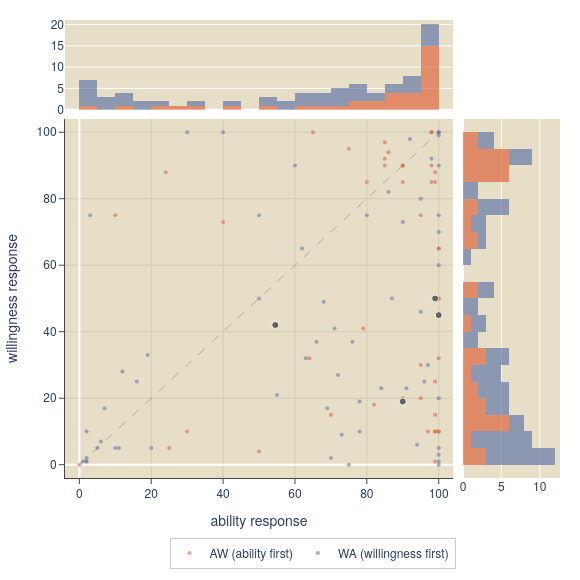

The notebook cell saved with this chart:
### Code cell
aw = trials[trials['sliderOrder'] == 'AW']
wa = trials[trials['sliderOrder'] == 'WA']

# per-item means from the correct condition + response counts
item_n = trials.groupby('itemID').size().rename('n')
item_means = (
    aw.groupby('itemID')['abilityResponse'].mean()
    .to_frame()
    .join(wa.groupby('itemID')['willingnessResponse'].mean())
    .join(trials.groupby('itemID')['actionPhrase'].first())
    .join(item_n)
    .reset_index()
    .dropna()
)

c0 = '#de6841'  # warm orange — AW
c1 = '#677aaa'  # blue-purple — WA
bg = '#e6dec7'
grid = '#d4ccb5'

import textwrap
def wrap(text, width=55):
    return '<br>'.join(textwrap.wrap(str(text), width))

trials['_q'] = trials['actionPhrase'].apply(lambda x: wrap(f'Can you {x}?'))
trials['_v'] = trials['vignette'].apply(wrap)
item_means['_q'] = item_means['actionPhrase'].apply(lambda x: wrap(f'Can you {x}?'))

pad = 4

fig = make_subplots(
    rows=2, cols=2,
    column_widths=[0.8, 0.2],
    row_heights=[0.2, 0.8],
    shared_xaxes=True,
    shared_yaxes=True,
    horizontal_spacing=0.02,
    vertical_spacing=0.02,
)

# individual responses — one trace per condition for legend
for sliderOrder, color, label in [('AW', c0, 'AW (ability first)'), ('WA', c1, 'WA (willingness first)')]:
    g = trials[trials['sliderOrder'] == sliderOrder]
    fig.add_trace(go.Scatter(
        x=g['abilityResponse'],
        y=g['willingnessResponse'],
        mode='markers',
        name=label,
        marker=dict(color=color, size=4, opacity=0.6, line=dict(width=0)),
        customdata=np.stack([g['_v'], g['_q']], axis=1),
        hovertemplate='<i>%{customdata[0]}</i><br><br><b>"%{customdata[1]}"</b><br>ability: %{x} &nbsp;|&nbsp; willingness: %{y}<extra></extra>',
        legendgroup=sliderOrder,
        showlegend=True,
    ), row=2, col=1)

# per-item means
fig.add_trace(go.Scatter(
    x=item_means['abilityResponse'],
    y=item_means['willingnessResponse'],
    mode='markers',
    name='item mean',
    marker=dict(color='#464548', size=7, opacity=0.8, line=dict(color='white', width=1)),
    customdata=np.stack([item_means['_q'], item_means['n'].astype(int)], axis=1),
    hovertemplate='<b>"%{customdata[0]}"</b><br>ability: %{x:.1f} &nbsp;|&nbsp; willingness: %{y:.1f}<br>n = %{customdata[1]}<extra></extra>',
    showlegend=False,
), row=2, col=1)

fig.add_trace(go.Scatter(
    x=[0, 100], y=[0, 100],
    mode='lines',
    line=dict(color='#464548', width=0.8, dash='dash'),
    opacity=0.4,
    showlegend=False,
    hoverinfo='skip',
), row=2, col=1)

# marginals — stacked by condition
for sliderOrder, color in [('AW', c0), ('WA', c1)]:
    g = trials[trials['sliderOrder'] == sliderOrder]
    fig.add_trace(go.Histogram(
        x=g['abilityResponse'],
        xbins=dict(start=0, end=100, size=5),
        marker_color=color, opacity=0.7,
        legendgroup=sliderOrder, showlegend=False,
    ), row=1, col=1)
    fig.add_trace(go.Histogram(
        y=g['willingnessResponse'],
        ybins=dict(start=0, end=100, size=5),
        marker_color=color, opacity=0.7,
        legendgroup=sliderOrder, showlegend=False,
    ), row=2, col=2)

axis_style = dict(showgrid=True, gridcolor=grid, gridwidth=1,
                  linecolor='#464548', linewidth=1, ticks='outside',
                  tickcolor='#464548')

fig.update_layout(
    barmode='stack',
    width=580, height=580,
    plot_bgcolor=bg,
    paper_bgcolor='white',
    margin=dict(l=60, r=20, t=20, b=90),
    font=dict(family='Avenir, Helvetica Neue, Arial'),
    legend=dict(
        orientation='h',
        x=0.5, y=-0.13,
        xanchor='center', yanchor='top',
        bgcolor='rgba(255,255,255,0.85)',
        bordercolor='#ccc', borderwidth=1,
        font=dict(size=12),
    ),
    hoverlabel=dict(
        bgcolor='rgba(255,255,255,0.45)',
        bordercolor='#464548',
        font=dict(family='Avenir, Helvetica Neue, Arial', size=13, color='#222'),
        namelength=0,
    ),
)
fig.update_xaxes(range=[-pad, 100+pad], title_text='ability response', **axis_style, row=2, col=1)
fig.update_yaxes(range=[-pad, 100+pad], title_text='willingness response', **axis_style, row=2, col=1)
fig.update_xaxes(showticklabels=False, showgrid=False, row=1, col=1)
fig.update_yaxes(showticklabels=False, showgrid=False, row=2, col=2)

fig.write_html(os.path.join(RESULTS_DIR, 'scatter_ability_willingness.html'))
fig.write_image(os.path.join(RESULTS_DIR, 'scatter_ability_willingness.png'), scale=2)
fig.show()

### Figure 1 — Plotly figure (JSON) as saved in the notebook; plotly's stock layout.template omitted (floating-point values rounded to 4 significant figures)
{"data": [{"customdata": [["A friend finds out you just upgraded to a new laptop.<br>They message you right away:", "Can you give me your old laptop now that you have a new<br>one?"], ["A close friend has a problem with their landlord but<br>hates conflict. The heat in their apartment has been<br>out for days. They ask:", "Can you call my landlord to complain about the heat<br>being out?"], ["A friend runs an open mic night and has an unexpected<br>slot open up. They think it would be funny if you<br>filled it. They say:", "Can you do a stand-up comedy set at my open mic<br>tonight?"], ["A close friend is freshening up their new apartment<br>before fully moving in. They message the group:", "Can you help me paint my new bedroom this weekend?"], ["A close friend confides they've been struggling and<br>wants professional support but doesn't know where to<br>start. They look at you and say:", "Can you help me find a good therapist to start seeing?"], ["A close friend calls you in a panic, saying the police<br>are asking where they were last night and they need an<br>alibi. Your friend says:", "Can you tell the police you were with a friend last<br>night when you weren't?"], ["A parent arrives at a subway station entrance and finds<br>the elevator is out of order. Struggling with a heavy<br>stroller while holding a baby, the parent spots you at<br>the top of the stairs and calls out:", "Can you carry a stroller up a short flight of stairs?"], ["A friend is performing in an improv comedy night and<br>knows you find improv a bit tedious. They text you<br>anyway:", "Can you come to my improv show even though you're not<br>into improv?"], ["A person from your recreational sports league explains<br>they are short on rent and won't receive their tax<br>refund for another month. After only a few months of<br>knowing each other, they look at you and say:", "Can you loan me $5,000 until I get my tax refund next<br>month?"], ["Your friend is juggling shopping bags and needs to<br>check their phone. They hold out a bag and say:", "Can you hold this for just one second?"], ["You are at the pool and your friend just got out of the<br>water, dripping wet. The towel is right next to you.<br>They say:", "Can you hand me that towel please?"], ["Your lazy roommate holds out their phone from the<br>couch. They say:", "Can you call and cancel my dentist appointment for me?"], ["Your close friend is applying for a dream job. They<br>email you a draft and say:", "Can you proofread my cover letter before I send it?"], ["A close friend who lives far from family needs to list<br>an emergency contact at their new doctor's office. They<br>look at you and say:", "Can you be listed as my emergency contact at the<br>doctor?"], ["A neighbor is overwhelmed trying to clear out years of<br>accumulated belongings before a move. They knock on<br>your door on a Saturday morning and say:", "Can you spend your day off helping a neighbor sort<br>through all their belongings to donate?"], ["A coworker is stuck on something you understand well.<br>They come to your desk and say:", "Can you explain how this works to me?"], ["A friend finds out you just upgraded to a new laptop.<br>They message you right away:", "Can you give me your old laptop now that you have a new<br>one?"], ["A close friend is launching a small business and has a<br>specific app idea they can't afford to hire a developer<br>for. They know you have done a bit of coding before and<br>say:", "Can you code a basic app from scratch for a new<br>business?"], ["A close friend calls you in a panic — water is spraying<br>from a pipe and the basement floor is already wet. They<br>know you are somewhat handy and say:", "Can you repair a burst water pipe before the basement<br>floods?"], ["A close friend needs to confront someone important in<br>their life and is anxious about saying the right<br>things. They ask if you can role-play it with them:", "Can you help me practice a really hard conversation I<br>have to have?"], ["You are at a park and someone collapses nearby. A<br>panicked bystander turns to you and says:", "Can you perform CPR on him?"], ["You are walking into a dark room and your hand is right<br>by the switch. Someone already inside says:", "Can you flip the light switch on your way in?"], ["A close friend is trying to navigate a tricky<br>professional situation and needs to send a careful<br>message. They sit down next to you and say:", "Can you help me figure out what to say in this email?"], ["Your friend just moved into a new apartment and has a<br>flat-pack bookshelf. They hand you the instructions and<br>say:", "Can you assemble this bookshelf from the instructions?"], ["A manager calls you into their office after hearing a<br>rumor. They suspect someone on the team is job-hunting<br>and you were told about it in confidence. The manager<br>says:", "Can you tell me which coworker told you in confidence<br>that they're looking for another job?"], ["You and a close friend have agreed to do a road trip<br>but no one has planned the logistics yet. They sit back<br>and say:", "Can you plan out the whole route for our road trip next<br>month?"], ["A neighbor is overwhelmed trying to clear out years of<br>accumulated belongings before a move. They knock on<br>your door on a Saturday morning and say:", "Can you spend your day off helping me sort through all<br>my stuff?"], ["A friend references something you mentioned earlier in<br>conversation. They text:", "Can you send me that article you were telling me about?"], ["Your roommate suddenly feels very sick in the middle of<br>the night. They knock on your door and say:", "Can you take me to the emergency room right now?"], ["Your roommate is trying to sleep and your music is<br>pretty loud. They poke their head in and say:", "Can you turn the music down a little?"], ["An acquaintance asks you the night before their early<br>flight. They text:", "Can you give me a ride to the airport at 5am tomorrow?"], ["A friend is competing in a weekly pub trivia night and<br>their fourth teammate just bailed last minute. They<br>call you an hour before it starts and say:", "Can you join my trivia team for tonight's game — we<br>need one more person?"], ["A friend runs an open mic night and has an unexpected<br>slot open up. They think it would be funny if you<br>filled it. They say:", "Can you do a stand-up comedy set at my open mic<br>tonight?"], ["You and a friend are standing at the cliffs overlooking<br>the Channel on a trip to the coast. Your friend peers<br>across at the faint outline of France and says:", "Can you swim across the English Channel right now?"], ["A classmate missed an assignment deadline and wants you<br>to back up a false story. They message you right before<br>class:", "Can you tell the professor I submitted my paper on<br>time?"], ["Your friend is hosting a dinner party and it got bigger<br>than expected. They call you in a panic and say:", "Can you cook dinner for twelve people tonight?"], ["You are at a park and someone collapses nearby. A<br>panicked bystander turns to you and says:", "Can you perform CPR on him?"], ["A friend is going on a trip and wants better photos<br>than their phone can produce. They ask, knowing you<br>take photography seriously:", "Can you lend me your nice camera for my trip next week?"], ["A friend mentions that their parent's birthday is<br>coming up in a few days and they'd love a handmade<br>gift. Knowing you've tried knitting before, they say:", "Can you knit a scarf for someone by the end of the<br>week?"], ["A close friend is going away for the weekend and their<br>usual dog-sitter fell through last minute. They call:", "Can you watch my dog for the whole weekend?"], ["A parent arrives at a subway station entrance and finds<br>the elevator is out of order. Struggling with a heavy<br>stroller while holding a baby, the parent spots you at<br>the top of the stairs and calls out:", "Can you carry a stroller up a short flight of stairs?"], ["A friend loudly references an embarrassing incident you<br>were involved in at a party. They say:", "Can you tell everyone here what really happened last<br>night?"], ["A friend wants to end a situationship but can't bring<br>themselves to do it. They hand you their phone and say:", "Can you text this person from my phone and end things<br>with them for me?"], ["You are wearing a watch and a stranger on the street<br>approaches you and says:", "Can you tell me what time it is?"], ["A close friend is trying to navigate a tricky<br>professional situation and needs to send a careful<br>message. They sit down next to you and say:", "Can you help me figure out what to say in this email?"]], "hovertemplate": "<i>%{customdata[0]}</i><br><br><b>\"%{customdata[1]}\"</b><br>ability: %{x} &nbsp;|&nbsp; willingness: %{y}<extra></extra>", "legendgroup": "AW", "marker": {"color": "#de6841", "line": {"width": 0}, "opacity": 0.6, "size": 4}, "mode": "markers", "name": "AW (ability first)", "showlegend": true, "type": "scatter", "x": [100.0, 100.0, 99.0, 79.0, 24.0, 82.0, 40.0, 99.0, 30.0, 85.0, 99.0, 99.0, 86.0, 99.0, 64.0, 100.0, 100.0, 90.0, 80.0, 98.0, 75.0, 98.0, 85.0, 95.0, 95.0, 70.0, 95.0, 98.0, 85.0, 98.0, 90.0, 100.0, 10.0, 0.0, 99.0, 50.0, 65.0, 100.0, 25.0, 97.0, 90.0, 100.0, 99.0, 100.0, 90.0], "xaxis": "x3", "y": [50.0, 10.0, 10.0, 41.0, 88.0, 18.0, 73.0, 15.0, 10.0, 97.0, 85.0, 1.0, 94.0, 88.0, 32.0, 65.0, 65.0, 85.0, 85.0, 90.0, 95.0, 100.0, 90.0, 75.0, 20.0, 15.0, 30.0, 100.0, 92.0, 85.0, 20.0, 50.0, 75.0, 0.0, 25.0, 4.0, 100.0, 10.0, 5.0, 10.0, 90.0, 32.0, 10.0, 100.0, 90.0], "yaxis": "y3"}, {"customdata": [["A friend has been working on a business idea they're<br>very excited about and wants your real opinion. They<br>pitch it enthusiastically and then say:", "Can you give me your honest take on my business idea?"], ["A classmate who almost never comes to class asks you<br>right before the exam:", "Can you share your class notes with me?"], ["You are visiting a relative who raises backyard<br>chickens and wants to prepare one fresh for a family<br>dinner. They know you grew up around farms and hand you<br>the bird:", "Can you slaughter and clean the chicken for dinner?"], ["A coworker confides they missed the submission deadline<br>for their time sheet and the supervisor is unreachable<br>for a week. They say the signature is just a formality<br>and ask:", "Can you forge my supervisor's signature on my time<br>sheet?"], ["You are coming home late when a traveler stops you<br>outside your building, explaining that every nearby<br>hotel is full and their next bus isn't until morning.<br>They look desperate and say:", "Can you let me stay in your apartment for one night?"], ["A person at a public pool realizes their retainer fell<br>into the drain at the bottom of the deep end. There's<br>no pool staff available and they can't swim well enough<br>to reach it. They look around at the other swimmers and<br>say:", "Can you dive down and get my retainer from the drain?"], ["You are at a large company event. Your manager suddenly<br>puts you on the spot and says:", "Can you give a speech in front of everyone right now?"], ["A close friend cracked their laptop screen and has<br>ordered a replacement panel online. They need someone<br>to carefully disassemble the laptop to install it. They<br>ask:", "Can you take apart my laptop and swap in the new<br>screen?"], ["You are a passenger in a small charter plane when the<br>pilot slumps forward and becomes unresponsive. The only<br>other adult aboard grabs your arm and says:", "Can you land this small plane safely — the pilot just<br>passed out?"], ["You are helping at a friend's community fair booth. The<br>person who was supposed to do novelty palm readings<br>hasn't shown up and the booth is already open. Your<br>friend looks at you and says:", "Can you fill in and do the palm readings for the booth?"], ["Your friend runs a small nonprofit and their donor<br>database just got corrupted right before a major<br>fundraising campaign. They know you've done some coding<br>before and call you in a panic:", "Can you recover the corrupted donor database before the<br>campaign launches?"], ["Your friend needs an urgent translation of a document<br>for an immigration matter. They hand it to you and say:", "Can you translate this legal document from Korean?"], ["A coworker you barely know comes to your desk and asks<br>you to read a long, emotional letter they wrote to<br>their ex-partner asking for another chance. They say:", "Can you read through my letter to my ex and tell me<br>what you think?"], ["A friend is having a medical emergency in a remote<br>area. There is a helicopter nearby but no pilot. Your<br>friend gasps:", "Can you fly us to the hospital in that helicopter?"], ["You and a friend are in a waiting room when someone<br>nearby starts hyperventilating and shaking<br>uncontrollably. Your friend turns to you since you once<br>mentioned knowing some first-aid:", "Can you talk this person down from their panic attack?"], ["You are walking by a lake on a very cold winter day<br>with a friend. Your friend grins and says:", "Can you jump into the lake right now?"], ["You are driving around looking for parking with a<br>friend. They spot a very tight space and say:", "Can you parallel park in that tiny spot?"], ["You are at a house party when a guest shows you an<br>enormous, painful blister on their heel from new shoes.<br>They've heard you have some basic first aid knowledge<br>and say:", "Can you pop this blister for me?"], ["A family member wants to reach out to a long-lost<br>relative overseas but doesn't speak French. You took<br>two semesters of French in high school and they say<br>you're their only option:", "Can you write a letter to my relative in French for me?"], ["A close friend made a serious mistake in an important<br>relationship and wants to make it right. They sit down<br>with you and say:", "Can you help me write an apology to someone I really<br>hurt?"], ["You are in a remote mountain cabin when your friend<br>suddenly collapses and loses consciousness. A nurse on<br>an emergency call says your friend has dangerously<br>elevated pressure in their skull and that a small<br>relief hole is the only option. They walk you through<br>it and say:", "Can you drill the burr hole?"], ["A coworker is launching a personal blog as a side<br>project and wants regular content but doesn't like<br>writing. They pitch you:", "Can you ghostwrite my blog posts for the next few<br>months?"], ["An actor in your friend group has dropped out of a<br>small performance last minute. The event organizer is<br>scrambling and turns to you since you once mentioned<br>taking a drama class:", "Can you memorize a ten-minute monologue and perform it<br>at the event tonight?"], ["You are waiting at a busy intersection when you notice<br>a visually impaired person standing at the corner,<br>hesitating as traffic is heavy. They tap their cane,<br>turn toward you, and say:", "Can you help me cross the street?"], ["A close friend has been dealing with chronic back pain<br>and desperately wants some relief. They have heard you<br>mention interest in alternative medicine and say:", "Can you do a few acupuncture points on my back?"], ["Your neighbor comes to your door looking stressed:<br>their car has a flat tire and they have an important<br>medical appointment soon. They say:", "Can you help me change this tire?"], ["You are on a hiking trail when a hiker trips and lands<br>badly, unable to bear weight on their leg. The group<br>agrees it looks broken and they need to be carried out.<br>Someone turns to you and says:", "Can you help improvise a splint so we can move them?"], ["A community organizer is recruiting volunteers for a<br>full weekend cleanup of a badly neglected public park.<br>They approach you after a neighborhood meeting and say:", "Can you spend your entire weekend picking up litter in<br>the local park?"], ["You are volunteering at an animal shelter when a staff<br>member says all the regular handlers are occupied. One<br>large, anxious dog hasn't been out all day. The staff<br>member turns to you and says:", "Can you take the big dog in kennel 7 out for a walk?"], ["A stranger sitting next to you at a bus stop explains<br>that their internet back home is down. They lean over<br>and say:", "Can you let me connect to the Wi-Fi at your place for a<br>bit?"], ["Your very fit friend just entered a race and wants a<br>running buddy. You haven't been working out much. They<br>text you three days before the race:", "Can you run the 10K race with me this Saturday?"], ["Your friend's car has broken down on the side of the<br>road. Your friend turns to you and says:", "Can you fix the engine on this car?"], ["A friend without a car wants to get out of the city for<br>the weekend. They've been hinting at it for a while and<br>finally say:", "Can you lend me your car for a weekend road trip?"], ["A close friend is about to meet their partner's<br>Spanish-speaking family and is panicking about the<br>language barrier. They call you:", "Can you teach me enough Spanish to have a real<br>conversation with my partner's family?"], ["An acquaintance asks you the night before their early<br>flight. They text:", "Can you give me a ride to the airport at 5am tomorrow?"], ["A friend runs an open mic night and has an unexpected<br>slot open up. They think it would be funny if you<br>filled it. They say:", "Can you do a stand-up comedy set at my open mic<br>tonight?"], ["Your fitness-obsessed friend has been trying to get you<br>on their early morning workout schedule. They text you<br>at 10pm the night before:", "Can you come to the gym with me at 6am tomorrow?"], ["A friend who runs a small literary magazine has a last-<br>minute gap to fill. They reach out to you the evening<br>before the deadline:", "Can you write a short story for my literary magazine by<br>tomorrow morning?"], ["Someone approaches you on a busy sidewalk with a<br>clipboard and says:", "Can you sign this petition for me?"], ["A close friend has a problem with their landlord but<br>hates conflict. The heat in their apartment has been<br>out for days. They ask:", "Can you call my landlord to complain about the heat<br>being out?"], ["A friend calls you in a tense whisper, explaining they<br>were somewhere they shouldn't have been and their<br>partner is now asking questions. They say:", "Can you cover for me by telling my partner you were<br>with me last night?"], ["You are at the gym with a friend who is attempting a<br>heavy barbell lift. They turn to you before getting<br>under the bar:", "Can you spot me for this lift?"], ["You and some friends are at a hot wing restaurant. One<br>friend holds up a pepper and says:", "Can you eat this entire ghost pepper?"], ["A friend is performing in an improv comedy night and<br>knows you find improv a bit tedious. They text you<br>anyway:", "Can you come to my improv show even though you're not<br>into improv?"], ["A friend who has been interested in your recent ex-<br>partner asks you:", "Can you introduce me to your ex so I can ask them out?"], ["A close friend lost their mother and needs to deliver a<br>eulogy. They're trying to prepare and reach out to you:", "Can you help me practice the speech I have to give at<br>my mom's memorial?"], ["A friend has badly procrastinated on a major assignment<br>and calls you in a panic the night before it's due:", "Can you rewrite my whole essay from scratch, it's due<br>tomorrow?"], ["Your partner texts you while you are finishing up at<br>the grocery store. They just realized you are out of<br>milk and need some for dinner. They say:", "Can you pick up some milk from the store on your way<br>home?"], ["A close friend has a problem with their landlord but<br>hates conflict. The heat in their apartment has been<br>out for days. They ask:", "Can you call my landlord to complain about the heat<br>being out?"], ["An acquaintance at a dinner party turns to you and<br>bluntly asks:", "Can you tell me how much money you make?"], ["A stranger sitting next to you at a restaurant counter<br>gestures at your plate and says:", "Can you let me try a bite of your food?"], ["A friend is job searching and asks for help. They send<br>their resume and say:", "Can you look over my resume this week and give me<br>feedback?"], ["A friend of a friend is moving into a new apartment<br>with no elevator and barely any help. Your mutual<br>friend mentions this and says they heard you might be<br>free:", "Can you spend your whole weekend helping a near-<br>stranger move into a fifth-floor walk-up?"], ["You are waiting at an airport gate when the person next<br>to you notices your charger plugged into the outlet.<br>Their phone is about to die before an important call<br>they need to make. They say:", "Can you lend a phone charger for twenty minutes?"], ["A friend calls you in a tense whisper, explaining they<br>were somewhere they shouldn't have been and their<br>partner is now asking questions. They say:", "Can you cover for a friend by telling their partner you<br>were all together last night?"], ["A friend's sibling is getting married and the hired<br>baker just cancelled a week before the event. Your<br>friend knows you enjoy baking and calls you in a panic:", "Can you bake a professional three-tier wedding cake for<br>a sibling's wedding?"], ["A coworker you barely know asks you the evening before<br>their shift. They text you:", "Can you cover my shift tomorrow morning?"], ["A close friend's electrical outlet stopped working and<br>they need it for their work setup. They look at you<br>hopefully and say:", "Can you rewire the broken electrical outlet in my<br>apartment?"], ["Your close friend is arriving from a trip and their<br>ride fell through last minute. They text you:", "Can you pick me up from the airport tonight?"], ["Your close friend has a big talk at work tomorrow and<br>is nervous. They say:", "Can you help me practice my presentation before<br>tomorrow?"]], "hovertemplate": "<i>%{customdata[0]}</i><br><br><b>\"%{customdata[1]}\"</b><br>ability: %{x} &nbsp;|&nbsp; willingness: %{y}<extra></extra>", "legendgroup": "WA", "marker": {"color": "#677aaa", "line": {"width": 0}, "opacity": 0.6, "size": 4}, "mode": "markers", "name": "WA (willingness first)", "showlegend": true, "type": "scatter", "x": [100.0, 100.0, 70.0, 100.0, 100.0, 80.0, 78.0, 7.0, 2.0, 5.0, 1.0, 2.0, 100.0, 2.0, 73.0, 100.0, 50.0, 95.0, 100.0, 50.0, 40.0, 75.0, 20.0, 100.0, 3.0, 60.0, 30.0, 100.0, 100.0, 100.0, 72.0, 12.0, 63.0, 19.0, 78.0, 55.0, 55.0, 84.0, 96.0, 90.0, 95.0, 62.0, 68.0, 87.0, 91.0, 100.0, 10.0, 92.0, 69.0, 97.0, 94.0, 86.0, 6.0, 71.0, 76.0, 16.0, 11.0, 2.0, 66.0, 98.0], "xaxis": "x3", "y": [75.0, 20.0, 2.0, 5.0, 60.0, 75.0, 10.0, 17.0, 1.0, 5.0, 1.0, 1.0, 70.0, 10.0, 9.0, 1.0, 50.0, 80.0, 100.0, 75.0, 100.0, 0.0, 5.0, 99.0, 75.0, 90.0, 100.0, 0.0, 100.0, 3.0, 27.0, 28.0, 32.0, 33.0, 19.0, 42.0, 21.0, 23.0, 25.0, 73.0, 46.0, 65.0, 49.0, 50.0, 23.0, 90.0, 5.0, 98.0, 17.0, 30.0, 6.0, 82.0, 7.0, 41.0, 37.0, 25.0, 5.0, 2.0, 37.0, 92.0], "yaxis": "y3"}, {"customdata": [["Can you give me a ride to the airport at 5am tomorrow?", 2], ["Can you come to my improv show even though you're not<br>into improv?", 2], ["Can you do a stand-up comedy set at my open mic<br>tonight?", 3], ["Can you call my landlord to complain about the heat<br>being out?", 3]], "hovertemplate": "<b>\"%{customdata[0]}\"</b><br>ability: %{x:.1f} &nbsp;|&nbsp; willingness: %{y:.1f}<br>n = %{customdata[1]}<extra></extra>", "marker": {"color": "#464548", "line": {"color": "white", "width": 1}, "opacity": 0.8, "size": 7}, "mode": "markers", "name": "item mean", "showlegend": false, "type": "scatter", "x": [90.0, 99.0, 54.5, 100.0], "xaxis": "x3", "y": [19.0, 50.0, 42.0, 45.0], "yaxis": "y3"}, {"hoverinfo": "skip", "line": {"color": "#464548", "dash": "dash", "width": 0.8}, "mode": "lines", "opacity": 0.4, "showlegend": false, "type": "scatter", "x": [0, 100], "xaxis": "x3", "y": [0, 100], "yaxis": "y3"}, {"legendgroup": "AW", "marker": {"color": "#de6841"}, "opacity": 0.7, "showlegend": false, "type": "histogram", "x": [100.0, 100.0, 99.0, 79.0, 24.0, 82.0, 40.0, 99.0, 30.0, 85.0, 99.0, 99.0, 86.0, 99.0, 64.0, 100.0, 100.0, 90.0, 80.0, 98.0, 75.0, 98.0, 85.0, 95.0, 95.0, 70.0, 95.0, 98.0, 85.0, 98.0, 90.0, 100.0, 10.0, 0.0, 99.0, 50.0, 65.0, 100.0, 25.0, 97.0, 90.0, 100.0, 99.0, 100.0, 90.0], "xaxis": "x", "xbins": {"end": 100, "size": 5, "start": 0}, "yaxis": "y"}, {"legendgroup": "AW", "marker": {"color": "#de6841"}, "opacity": 0.7, "showlegend": false, "type": "histogram", "xaxis": "x4", "y": [50.0, 10.0, 10.0, 41.0, 88.0, 18.0, 73.0, 15.0, 10.0, 97.0, 85.0, 1.0, 94.0, 88.0, 32.0, 65.0, 65.0, 85.0, 85.0, 90.0, 95.0, 100.0, 90.0, 75.0, 20.0, 15.0, 30.0, 100.0, 92.0, 85.0, 20.0, 50.0, 75.0, 0.0, 25.0, 4.0, 100.0, 10.0, 5.0, 10.0, 90.0, 32.0, 10.0, 100.0, 90.0], "yaxis": "y4", "ybins": {"end": 100, "size": 5, "start": 0}}, {"legendgroup": "WA", "marker": {"color": "#677aaa"}, "opacity": 0.7, "showlegend": false, "type": "histogram", "x": [100.0, 100.0, 70.0, 100.0, 100.0, 80.0, 78.0, 7.0, 2.0, 5.0, 1.0, 2.0, 100.0, 2.0, 73.0, 100.0, 50.0, 95.0, 100.0, 50.0, 40.0, 75.0, 20.0, 100.0, 3.0, 60.0, 30.0, 100.0, 100.0, 100.0, 72.0, 12.0, 63.0, 19.0, 78.0, 55.0, 55.0, 84.0, 96.0, 90.0, 95.0, 62.0, 68.0, 87.0, 91.0, 100.0, 10.0, 92.0, 69.0, 97.0, 94.0, 86.0, 6.0, 71.0, 76.0, 16.0, 11.0, 2.0, 66.0, 98.0], "xaxis": "x", "xbins": {"end": 100, "size": 5, "start": 0}, "yaxis": "y"}, {"legendgroup": "WA", "marker": {"color": "#677aaa"}, "opacity": 0.7, "showlegend": false, "type": "histogram", "xaxis": "x4", "y": [75.0, 20.0, 2.0, 5.0, 60.0, 75.0, 10.0, 17.0, 1.0, 5.0, 1.0, 1.0, 70.0, 10.0, 9.0, 1.0, 50.0, 80.0, 100.0, 75.0, 100.0, 0.0, 5.0, 99.0, 75.0, 90.0, 100.0, 0.0, 100.0, 3.0, 27.0, 28.0, 32.0, 33.0, 19.0, 42.0, 21.0, 23.0, 25.0, 73.0, 46.0, 65.0, 49.0, 50.0, 23.0, 90.0, 5.0, 98.0, 17.0, 30.0, 6.0, 82.0, 7.0, 41.0, 37.0, 25.0, 5.0, 2.0, 37.0, 92.0], "yaxis": "y4", "ybins": {"end": 100, "size": 5, "start": 0}}], "layout": {"barmode": "stack", "font": {"family": "Avenir, Helvetica Neue, Arial"}, "height": 580, "hoverlabel": {"bgcolor": "rgba(255,255,255,0.45)", "bordercolor": "#464548", "font": {"color": "#222", "family": "Avenir, Helvetica Neue, Arial", "size": 13}, "namelength": 0}, "legend": {"bgcolor": "rgba(255,255,255,0.85)", "bordercolor": "#ccc", "borderwidth": 1, "font": {"size": 12}, "orientation": "h", "x": 0.5, "xanchor": "center", "y": -0.13, "yanchor": "top"}, "margin": {"b": 90, "l": 60, "r": 20, "t": 20}, "paper_bgcolor": "white", "plot_bgcolor": "#e6dec7", "width": 580, "xaxis": {"anchor": "y", "domain": [0, 0.784], "matches": "x3", "showgrid": false, "showticklabels": false}, "xaxis2": {"anchor": "y2", "domain": [0.804, 1], "matches": "x4", "showticklabels": false}, "xaxis3": {"anchor": "y3", "domain": [0, 0.784], "gridcolor": "#d4ccb5", "gridwidth": 1, "linecolor": "#464548", "linewidth": 1, "range": [-4, 104], "showgrid": true, "tickcolor": "#464548", "ticks": "outside", "title": {"text": "ability response"}}, "xaxis4": {"anchor": "y4", "domain": [0.804, 1]}, "yaxis": {"anchor": "x", "domain": [0.804, 1]}, "yaxis2": {"anchor": "x2", "domain": [0.804, 1], "matches": "y", "showticklabels": false}, "yaxis3": {"anchor": "x3", "domain": [0, 0.784], "gridcolor": "#d4ccb5", "gridwidth": 1, "linecolor": "#464548", "linewidth": 1, "range": [-4, 104], "showgrid": true, "tickcolor": "#464548", "ticks": "outside", "title": {"text": "willingness response"}}, "yaxis4": {"anchor": "x4", "domain": [0, 0.784], "matches": "y3", "showgrid": false, "showticklabels": false}}}
